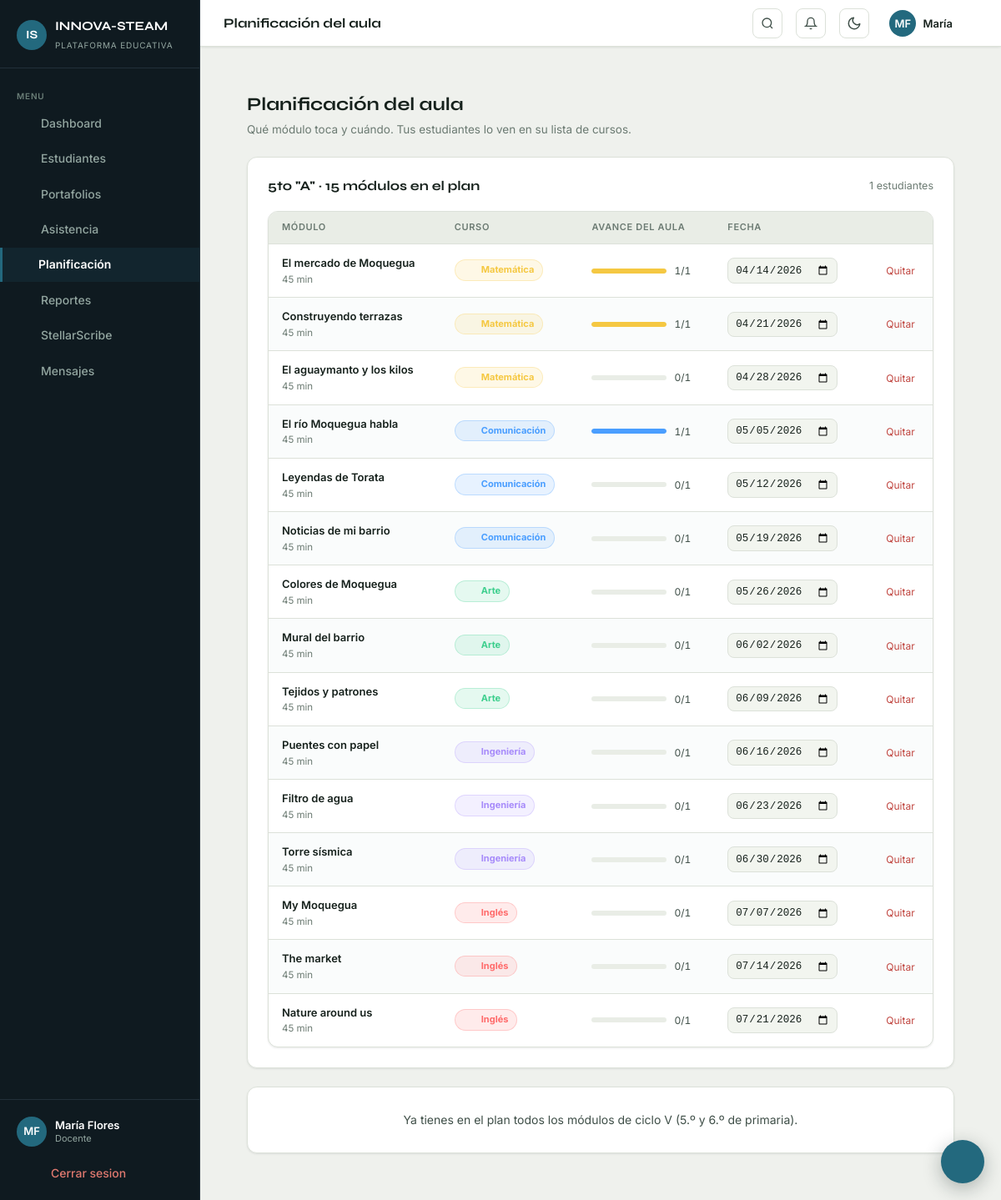
The app's page /docente/planificacion.php (signed in), older data.
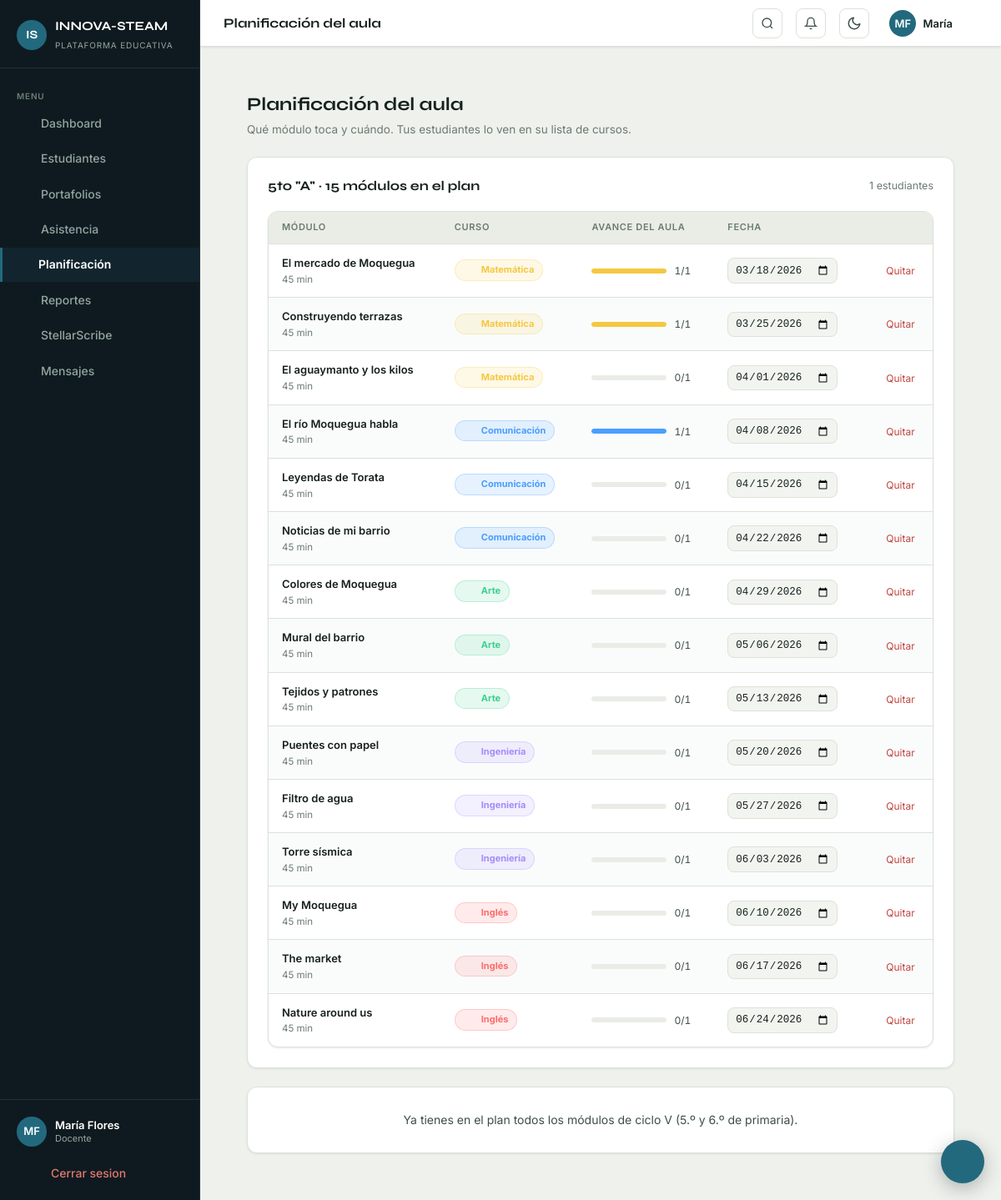
The same page, newer data.
### tables this page shows
CREATE TABLE aula_modulos (
  aula_id           INT UNSIGNED NOT NULL,
  modulo_id         INT UNSIGNED NOT NULL,
  fecha_planificada DATE,
  asignado_por      INT UNSIGNED,
  PRIMARY KEY (aula_id, modulo_id),
  CONSTRAINT fk_am_aula         FOREIGN KEY (aula_id)      REFERENCES aulas(id)    ON DELETE CASCADE,
  CONSTRAINT fk_am_modulo       FOREIGN KEY (modulo_id)    REFERENCES modulos(id)  ON DELETE CASCADE,
  CONSTRAINT fk_am_asignado_por FOREIGN KEY (asignado_por) REFERENCES usuarios(id) ON DELETE SET NULL
);

CREATE TABLE modulos (
  id                  INT UNSIGNED AUTO_INCREMENT PRIMARY KEY,
  curso_id            INT UNSIGNED NOT NULL,
  titulo              VARCHAR(200) NOT NULL,
  descripcion         TEXT,
  grado_ciclo         ENUM('ciclo_v','ambos') NOT NULL DEFAULT 'ciclo_v',
  minutos_estimados   INT          NOT NULL DEFAULT 45,
  orden               INT          NOT NULL DEFAULT 0,
  activo              TINYINT(1)   NOT NULL DEFAULT 1,
  created_at          TIMESTAMP    NOT NULL DEFAULT CURRENT_TIMESTAMP,
  CONSTRAINT fk_modulos_curso FOREIGN KEY (curso_id) REFERENCES cursos(id) ON DELETE CASCADE
);

CREATE TABLE cursos (
  id                  INT UNSIGNED AUTO_INCREMENT PRIMARY KEY,
  nombre              VARCHAR(100) NOT NULL,
  slug                VARCHAR(80)  NOT NULL UNIQUE,
  color_hex           VARCHAR(10),
  icono               VARCHAR(30),
  descripcion         TEXT,
  competencias_cneb   TEXT,
  activo              TINYINT(1)   NOT NULL DEFAULT 1
);

### includes/config.php (called while the page is built, shortened)
<?php
function getDB(): PDO
{
    static $pdo = null;
    if ($pdo === null) {
        try {
            $pdo = new PDO(
                'mysql:host=' . DB_HOST . ';dbname=' . DB_NAME . ';charset=utf8mb4',
                DB_USER,
                DB_PASS,
                [
                    PDO::ATTR_ERRMODE            => PDO::ERRMODE_EXCEPTION,
                    PDO::ATTR_DEFAULT_FETCH_MODE => PDO::FETCH_ASSOC,
                    PDO::ATTR_EMULATE_PREPARES   => false,
                ]
            );
        } catch (PDOException $e) {
            die('<div style="font-family:monospace;padding:20px;background:#1a0000;color:#ff6b6b;border:1px solid #ff6b6b;border-radius:8px;margin:20px">
                <strong>Error de base de datos:</strong><br>' . htmlspecialchars($e->getMessage()) . '
                <p style="color:#94a3b8;font-size:12px">Verifica que XAMPP esté corriendo y que la base de datos <code>innovasteam</code> exista.</p>
            </div>');
        }
    }
    return $pdo;
}
function currentUserId(): int
{
    return (int)($_SESSION['user_id'] ?? 0);
}
function sanitize(string $val): string
{
    return htmlspecialchars(trim($val), ENT_QUOTES, 'UTF-8');
}

### docente/planificacion.php (the view, shortened to what the changed rows need)
<?php
require_once __DIR__ . '/../includes/config.php';
require_once __DIR__ . '/../includes/functions.php';
$pdo      = getDB();
$docente  = currentUserId();
$aulas    = getAulasByDocente($docente);
$aulaId   = (int)($_GET['aula_id'] ?? 0);
if (!$aulaId && $aulas) $aulaId = (int)$aulas[0]['id'];
$aula = null;
foreach ($aulas as $a) {
    if ((int)$a['id'] === $aulaId) { $aula = $a; break; }
}
$plan = [];
if ($aulaId) {
    $st = $pdo->prepare(
        'SELECT am.modulo_id, am.fecha_planificada,
                m.titulo, m.minutos_estimados,
                c.nombre AS curso, c.color_hex, c.icono,
                COUNT(DISTINCT CASE WHEN pe.completado = 1 THEN pe.estudiante_id END) AS completados
           FROM aula_modulos am
           JOIN modulos m ON m.id = am.modulo_id
           JOIN cursos  c ON c.id = m.curso_id
      LEFT JOIN estudiante_aula ea ON ea.aula_id = am.aula_id
      LEFT JOIN progreso_estudiante pe
                 ON pe.modulo_id = am.modulo_id AND pe.estudiante_id = ea.estudiante_id
          WHERE am.aula_id = ?
       GROUP BY am.modulo_id, am.fecha_planificada, m.titulo, m.minutos_estimados,
                c.nombre, c.color_hex, c.icono
       ORDER BY am.fecha_planificada IS NULL, am.fecha_planificada, c.id'
    );
    $st->execute([$aulaId]);
    $plan = $st->fetchAll();
}
$totalEst = 0;
if ($aulaId) {
    $st = $pdo->prepare('SELECT COUNT(*) FROM estudiante_aula WHERE aula_id = ?');
    $st->execute([$aulaId]);
    $totalEst = (int)$st->fetchColumn();
}
require_once __DIR__ . '/../includes/header.php';
$cmp = 'background:var(--bg-elevated);border:1px solid var(--bg-border);color:var(--text-primary);border-radius:8px;padding:9px 11px;font-size:13px';
?>
<div class="page-content">
  <div style="display:flex;align-items:flex-end;justify-content:space-between;gap:16px;flex-wrap:wrap;margin-bottom:22px">
    <div>
      <h1 style="font-family:'Syne',sans-serif;font-size:22px;font-weight:700;color:var(--text-primary);margin-bottom:4px">Planificación del aula</h1>
    </div>
  </div>
  <?php if (!$aulaId): ?>
    <div class="empty-state">
      <div class="empty-icon"><i data-lucide="calendar" style="width:40px;height:40px;opacity:.4"></i></div>
      <p class="empty-state-title">Todavía no tienes aulas</p>
      <p class="empty-state-desc">Cuando la dirección del colegio te asigne un aula, podrás planificarla aquí.</p>
    </div>
  <?php else: ?>
  <div class="card" style="margin-bottom:22px">
    <div class="card-header">
      <h2 class="card-title"><?= sanitize(aulaLabel($aula)) ?> · <?= count($plan) ?> módulos en el plan</h2>
    </div>
    <?php if (!$plan): ?>
      <div style="padding:32px;text-align:center;color:var(--text-secondary);font-size:14px">
        El aula no tiene plan todavía. Marca abajo los módulos del trimestre.
      </div>
    <?php else: ?>
    <div class="table-wrapper">
      <table>
        <thead>
          <tr><th>Módulo</th><th>Curso</th><th>Avance del aula</th><th style="width:190px">Fecha</th><th></th></tr>
        </thead>
        <tbody>
          <?php foreach ($plan as $p):
            $comp = (int)$p['completados'];
            $pct  = $totalEst > 0 ? (int)round($comp / $totalEst * 100) : 0;
          ?>
          <tr>
            <td style="font-weight:600">
              <?= sanitize($p['titulo']) ?>
              <div style="font-size:11.5px;color:var(--text-muted);font-weight:400"><?= (int)$p['minutos_estimados'] ?> min</div>
            </td>
            <td>
              <span class="chip-curso" style="background:<?= sanitize($p['color_hex']) ?>22;color:<?= sanitize($p['color_hex']) ?>;border:1px solid <?= sanitize($p['color_hex']) ?>44">
                <?= iconoCurso($p['icono']) ?> <?= sanitize($p['curso']) ?>
              </span>
            </td>
            <td>
              <div style="display:flex;align-items:center;gap:9px">
                <div class="progress-track" style="width:90px">
                  <div class="progress-fill" style="width:<?= $pct ?>%;background:<?= sanitize($p['color_hex']) ?>"></div>
                </div>
                <span style="font-size:12px;color:var(--text-secondary);font-variant-numeric:tabular-nums"><?= $comp ?>/<?= $totalEst ?></span>
              </div>
            </td>
            <td>
              <form method="POST" data-no-loading style="display:flex;gap:6px;align-items:center">
                <input id="f<?= (int)$p['modulo_id'] ?>" type="date" name="fecha_planificada"
                       value="<?= sanitize((string)($p['fecha_planificada'] ?? '')) ?>"
                       style="<?= $cmp ?>;padding:6px 8px;font-size:12.5px">
                <button type="submit" style="background:none;border:none;padding:4px;cursor:pointer;color:var(--accent)" title="Guardar la fecha" aria-label="Guardar la fecha">
                </button>
              </form>
            </td>
            <td>
              <form method="POST" data-no-loading style="display:inline"
                    onsubmit="return confirm('¿Quitar «<?= sanitize($p['titulo']) ?>» del plan?')">
                <button type="submit" style="background:none;border:none;padding:0;cursor:pointer;color:var(--danger);font-size:12px;font-family:inherit">Quitar</button>
              </form>
            </td>
          </tr>
          <?php endforeach; ?>
        </tbody>
      </table>
    </div>
    <?php endif; ?>
  </div>
  <?php endif; ?>
</div>
<?php require_once __DIR__ . '/../includes/footer.php'; ?>

Row changes from the older to the newer data that the page shows:
changed aula_modulos "El mercado de Moquegua": fecha_planificada "04/14/2026" → "03/18/2026"
changed aula_modulos "Construyendo terrazas": fecha_planificada "04/21/2026" → "03/25/2026"
changed aula_modulos "El aguaymanto y los kilos": fecha_planificada "04/28/2026" → "04/01/2026"
changed aula_modulos "El río Moquegua habla": fecha_planificada "05/05/2026" → "04/08/2026"
changed aula_modulos "Leyendas de Torata": fecha_planificada "05/12/2026" → "04/15/2026"
changed aula_modulos "Noticias de mi barrio": fecha_planificada "05/19/2026" → "04/22/2026"
changed aula_modulos "Colores de Moquegua": fecha_planificada "05/26/2026" → "04/29/2026"
changed aula_modulos "Mural del barrio": fecha_planificada "06/02/2026" → "05/06/2026"
changed aula_modulos "Tejidos y patrones": fecha_planificada "06/09/2026" → "05/13/2026"
changed aula_modulos "Puentes con papel": fecha_planificada "06/16/2026" → "05/20/2026"
changed aula_modulos "Filtro de agua": fecha_planificada "06/23/2026" → "05/27/2026"
changed aula_modulos "Torre sísmica": fecha_planificada "06/30/2026" → "06/03/2026"
changed aula_modulos "My Moquegua": fecha_planificada "07/07/2026" → "06/10/2026"
changed aula_modulos "The market": fecha_planificada "07/14/2026" → "06/17/2026"
changed aula_modulos "Nature around us": fecha_planificada "07/21/2026" → "06/24/2026"
